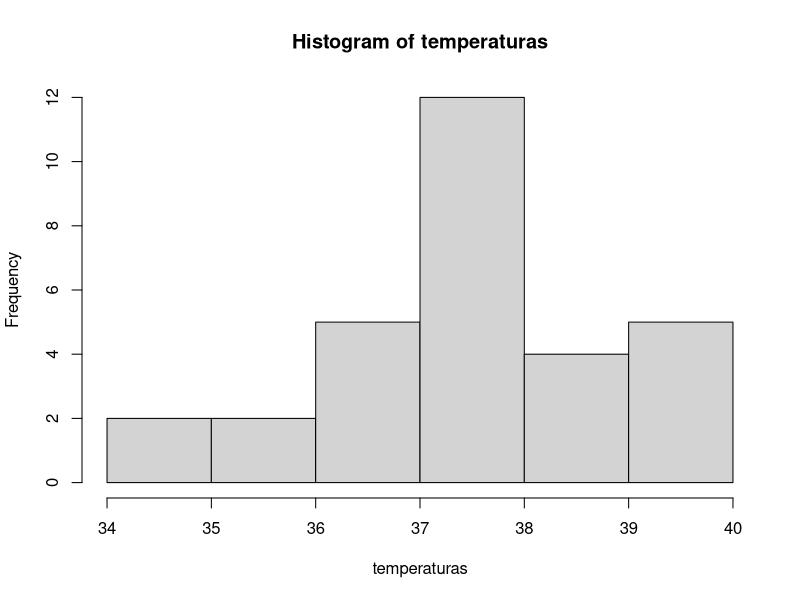

Reproduce this figure in R.
# asignar el valor 37.5 a temperatura 

temperatura <- 37.5

# jasjdfajjfajs d
(temperatura * 9/5) + 32

# 

temperaturas <- rnorm(n = 30, mean = 37.6, sd = 1.5)

# para ver el contenido, solo escribo el nombre del objeto
temperaturas

# si quiero ver un numero de indice determinado, solo pongo corchetes y el numero de indice
temperaturas[15]

mean(temperaturas)
median(temperaturas)

desvio <- sd(temperaturas)

miVarianza <- desvio^2

hist(temperaturas)

temp2 <- rnorm(n = 30, mean = 38.5, sd = 1.5)

t.test(temperaturas,temp2)


(temperaturas * 9/5) + 32




